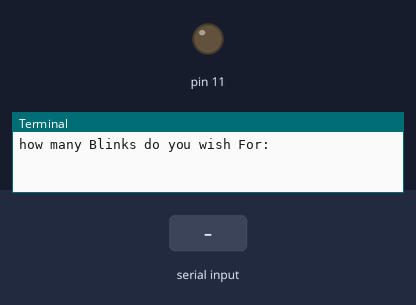
Bench run of a program on a simulated Raspberry Pi (header pin numbers). Shown: output pins drawn as LEDs (lit = HIGH), the last lines printed to the terminal. Dashed ring = blinking. The inputs (shaded band) are chosen by the test bench. At 11.3 s the program stops and its outputs stay as they are.

Above: at 1.2 s.
1.3 s: "5" typed at the terminal, then Enter
At 2.0 s:
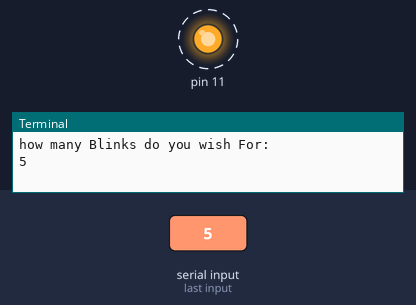
Timing chart, 0 to 11.8 s (numbered marks = the images above; inputs shaded):
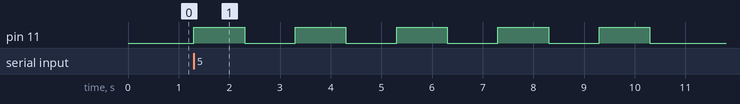

Measured:
- after the input at 1.3 s, pin 11: alternates HIGH for 1.0 s and LOW for 1.0 s, starting at once

The program:

01_Blink.py
```python
import RPi.GPIO as GPIO
import time
GPIO.setmode(GPIO.BOARD)
GPIO.setup(11,GPIO.OUT)
numBlink=int(input('how many Blinks do you wish For: ' ))
for i in range(0,numBlink):
	GPIO.output(11,1)
	time.sleep(1)
	GPIO.output(11,0)
	time.sleep(1)
GPIO.cleanup()
```
